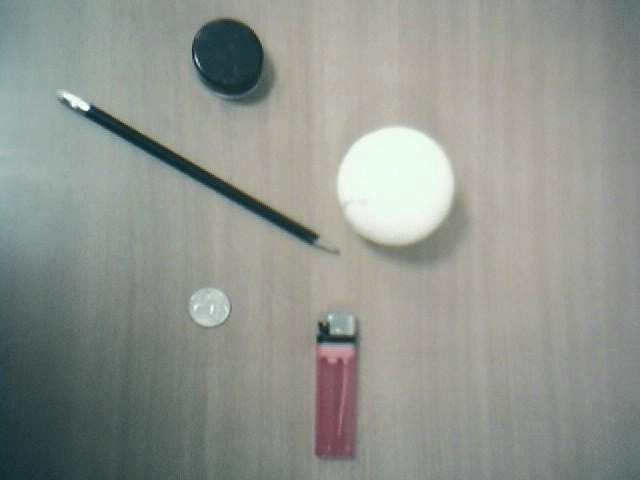
//> input picture imgproc/CreatingBounding2/stuff.jpg, 640 x 480 px
$ ./CreatingBounding2 stuff.jpg   (built with g++ and OpenCV 4)
//> lines starting //> are read from the running program, lines starting //| are printed output that depends on the picture; after the words box and inside, x2 and y2 are one past the last pixel; in counts of white or black regions, pixels touching at a corner belong together
/**
 * 为轮廓创建边界框（旋转）和椭圆：minAreaRect(), fitEllipse()
 */

#include "opencv2/imgcodecs.hpp"
#include "opencv2/highgui.hpp"
#include "opencv2/imgproc.hpp"
#include <iostream>

using namespace cv;
using namespace std;

Mat src_gray;
int thresh = 100;
RNG rng(12345);

/// Function header
void thresh_callback(int, void *);

int main(int argc, char *argv[]) {
    /// Load source image and convert it to gray
    CommandLineParser parser(argc, argv, "{@input | stuff.jpg | input image}");
    Mat src = imread(samples::findFile(parser.get<String>("@input")));
//> src is the input picture: 480 rows x 640 cols, CV_8UC3; mean B, G, R 143.1, 148.5, 144.4
    if (src.empty()) {
        cout << "Could not open or find the image!\n" << endl;
        cout << "Usage: " << argv[0] << " <Input image>" << endl;
        return -1;
    }

    /// Convert image to gray and blur it
    cvtColor(src, src_gray, COLOR_BGR2GRAY);
    blur(src_gray, src_gray, Size(3, 3));

    /// Create Window
    const char *source_window = "Source";
    namedWindow(source_window);
    imshow(source_window, src);

    const int max_thresh = 255;
    createTrackbar("Canny thresh:", source_window, &thresh, max_thresh, thresh_callback);
    thresh_callback(0, 0);

    waitKey();
    return 0;
}

/**
 * @function thresh_callback
 */
void thresh_callback(int, void *) {
    /// Detect edges using Canny
    Mat canny_output;
    Canny(src_gray, canny_output, thresh, thresh * 2);
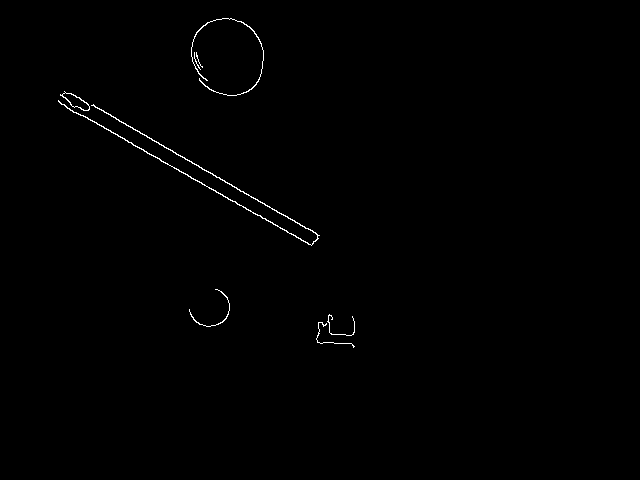
//> canny_output: 480 rows x 640 cols, CV_8UC1; 0.46% white in thin lines or dots, all inside (x1, y1, x2, y2) = (58, 18, 355, 348)
    /// Find contours
    vector<vector<Point> > contours;
    findContours(canny_output, contours, RETR_TREE, CHAIN_APPROX_SIMPLE, Point(0, 0));
//> contours = 9 contours, 4 with area under 20; largest, box (x1, y1, x2, y2) and area: (58, 100, 320, 246) 269, (60, 91, 90, 111) 233, (62, 92, 90, 111) 208, (191, 18, 264, 96) 64, (189, 289, 230, 327) 24

    /// Find the rotated rectangles and ellipses for each contour
    vector<RotatedRect> minRect(contours.size());
    vector<RotatedRect> minEllipse(contours.size());
    for (size_t i = 0; i < contours.size(); i++) {
        minRect[i] = minAreaRect(contours[i]);
        if (contours[i].size() > 5) {
            minEllipse[i] = fitEllipse(contours[i]);
        }
    }
//> this loop made 9 passes

    /// Draw contours + rotated rects + ellipses
    Mat drawing = Mat::zeros(canny_output.size(), CV_8UC3);
    for (size_t i = 0; i < contours.size(); i++) {
        Scalar color = Scalar(rng.uniform(0, 256), rng.uniform(0, 256), rng.uniform(0, 256));
        // contour
        drawContours(drawing, contours, (int) i, color);
        // ellipse
        ellipse(drawing, minEllipse[i], color, 2);
        // rotated rectangle
        Point2f rect_points[4];
        minRect[i].points(rect_points);
        for (int j = 0; j < 4; j++) {
            line(drawing, rect_points[j], rect_points[(j + 1) % 4], color);
        }
    }
//> this loop made 9 passes
//> rect_points on pass 9: 4 Points (x, y): [263, 95], [191, 95], [191, 18], [263, 18]
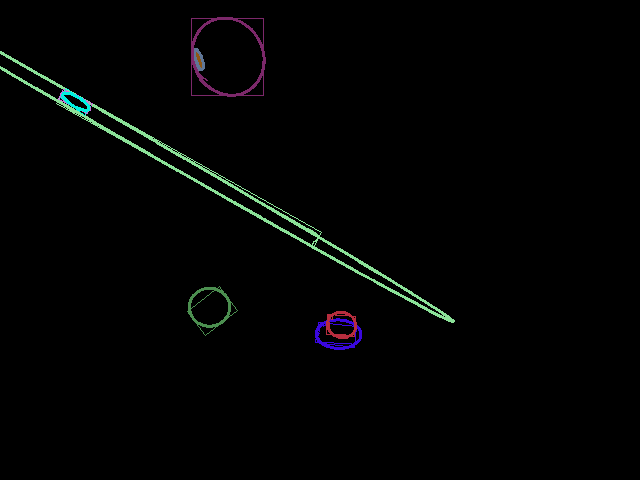
//> drawing: 480 rows x 640 cols, CV_8UC3; mean B, G, R 2.8, 3.1, 2.4

    /// Show in a window
    imshow("Contours", drawing);
}
